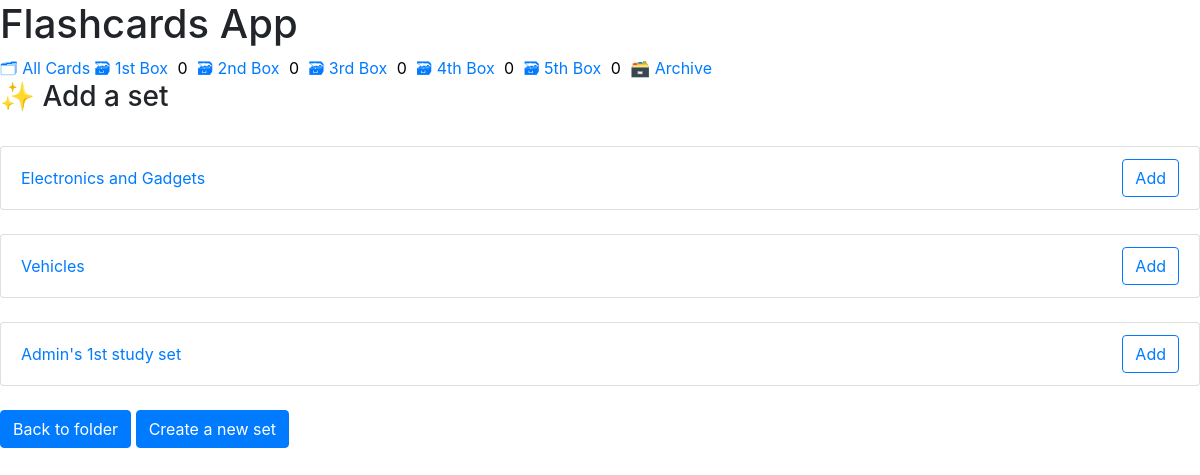
The page /folder/1/set-add on the database as committed earlier.
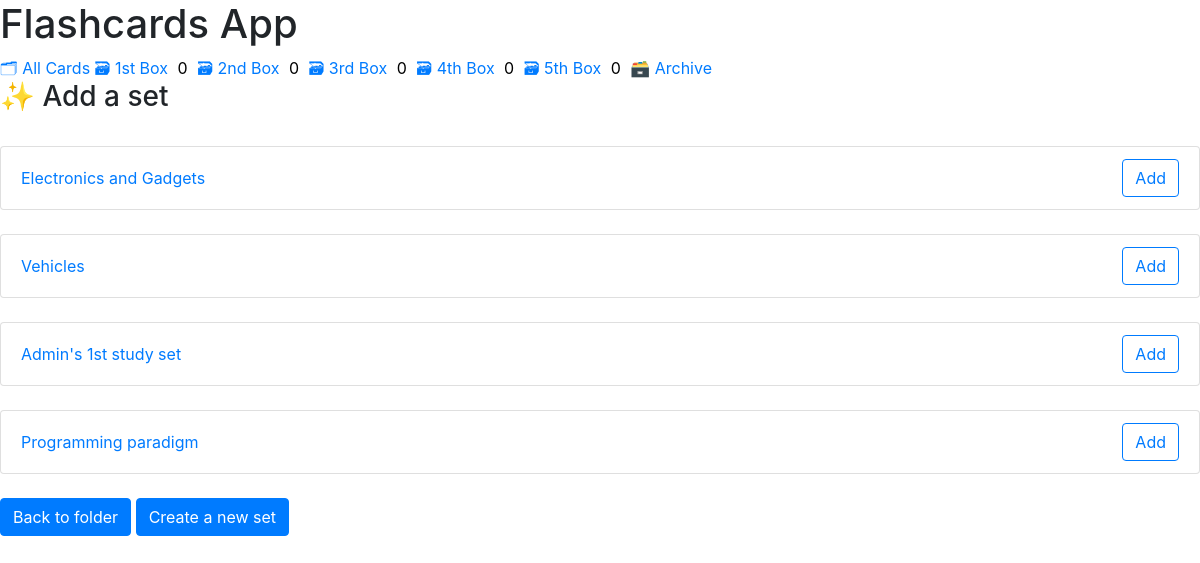
The same page on the database as committed later.
### cards/models.py (models this page shows, shortened)
class StudySet(BaseModel):
    title = models.CharField(max_length=1024)
    description = models.TextField(null=True, blank=True)
    card_count = models.PositiveIntegerField(default=0)
    author = models.ForeignKey(CustomUser, on_delete=models.CASCADE, related_name='user_studyset')
    folder = models.ForeignKey(
        Folder,
        on_delete=models.DO_NOTHING,
        blank=True, null=True,
        related_name='folder_studyset'
    )

### cards/views.py (the view)
# urls.py: path('folder/<int:folder>/set-add', FolderNoneSetList, name='folder-none-set'),
def FolderNoneSetList(request, folder):
    folder_none_sets = StudySet.objects.all().filter(folder=None)
    context = {
        'sets': folder_none_sets,
        'folder': folder,
    }
    return render(request, 'cards/folder_addset.html', context)

### templates/templatetags/cards_tags.py (called while the page is built)
@register.inclusion_tag('cards/box_link.html')
def boxes_as_links(username):
    boxes = []
    for box_num in BOXES:
        card_count = Card.objects.all().filter(
            box=box_num,
            is_archive=False,
            study_set__author__username=username
        ).count()
        boxes.append({
            'number': box_num,
            'card_count': card_count,
        })
    return {'boxes': boxes}

### templates/cards/folder_addset.html
{% extends './base.html' %}
{% load crispy_forms_tags %}
{% block content %}
    <h3>✨ Add a set</h3>
    <br>
    {% for set in sets %}
        <ul class="list-group">
            <li class="list-group-item d-flex justify-content-between align-items-center">
                <a href="{% url 'studyset-detail' set.id %}" >{{set.title}}</a>
                <a class="btn btn-outline-primary" href="{% url 'folder-set-add' folder_id=folder set_id=set.id %}" >Add</a>
            </li>
        </ul>
        <br>
    {% endfor %}
    <a class="btn btn-primary" href="{% url 'folder-detail' folder %}" role="button">Back to folder</a>
    <a class="btn btn-primary" href="{% url 'studyset-create' %}" role="button">Create a new set</a>
{% endblock %}

Rows that differ between the two databases and show on the page:
added StudySet: title "Programming paradigm"
